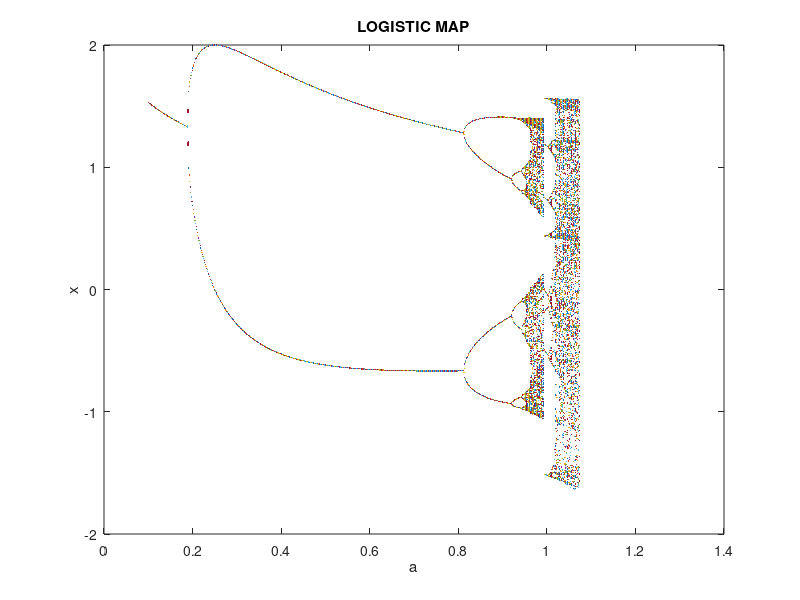

Here is the MATLAB script that generated this plot:
% Define parameters and initial conditions
a = linspace(0.1, 1.4, 1000); % range of parameter values for a

b = 0.5; % fixed value for b
x = 0.2; % initial condition for x
y = 0.1; % initial condition for y
n = 1000; % number of iterations to discard
m = 100; % number of iterations to keep

xvals = zeros(1, m); % preallocate memory for x values


for i = 1:length(a)
    
    for j = 1:n
        xnew = 1 - a(i) * x^2 + y;
        y = b * x;
        x = xnew;
    end
    % Keep the next m values
    for j = 1:m
        xnew = 1 - a(i) * x^2 + y;
        y = b * x;
        x = xnew;
        xvals(j) = x;
    end

    % Plot the points on the bifurcation diagram
    plot(a(i)*ones(1,m), xvals, '.', 'MarkerSize', 1);
    hold on;
end


xlabel('a');
ylabel('x');
title('LOGISTIC MAP');
